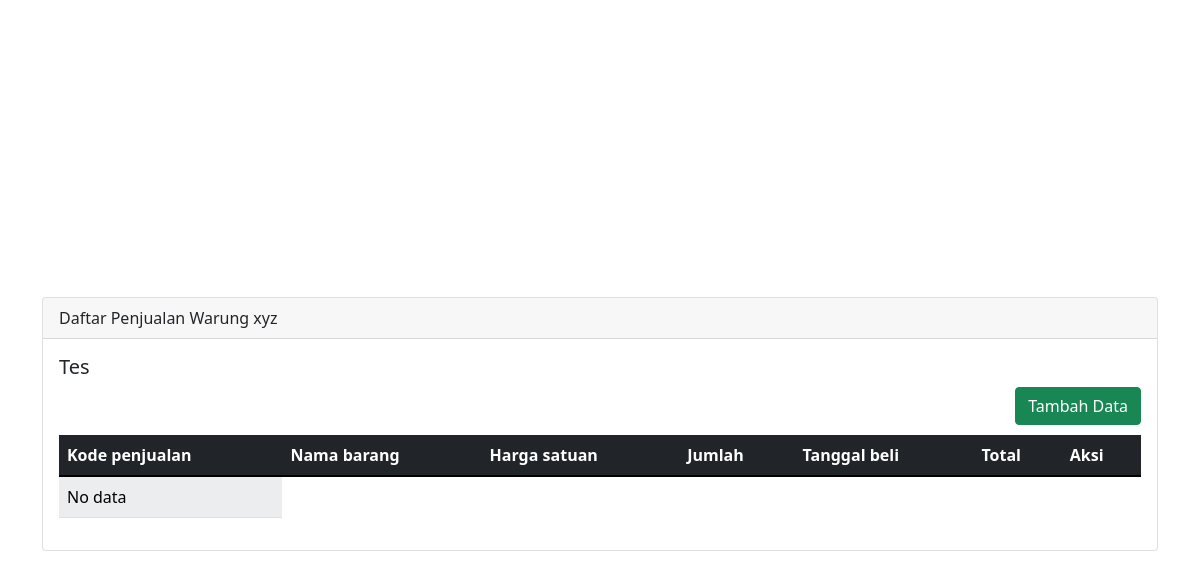
Before: / with the older database file.
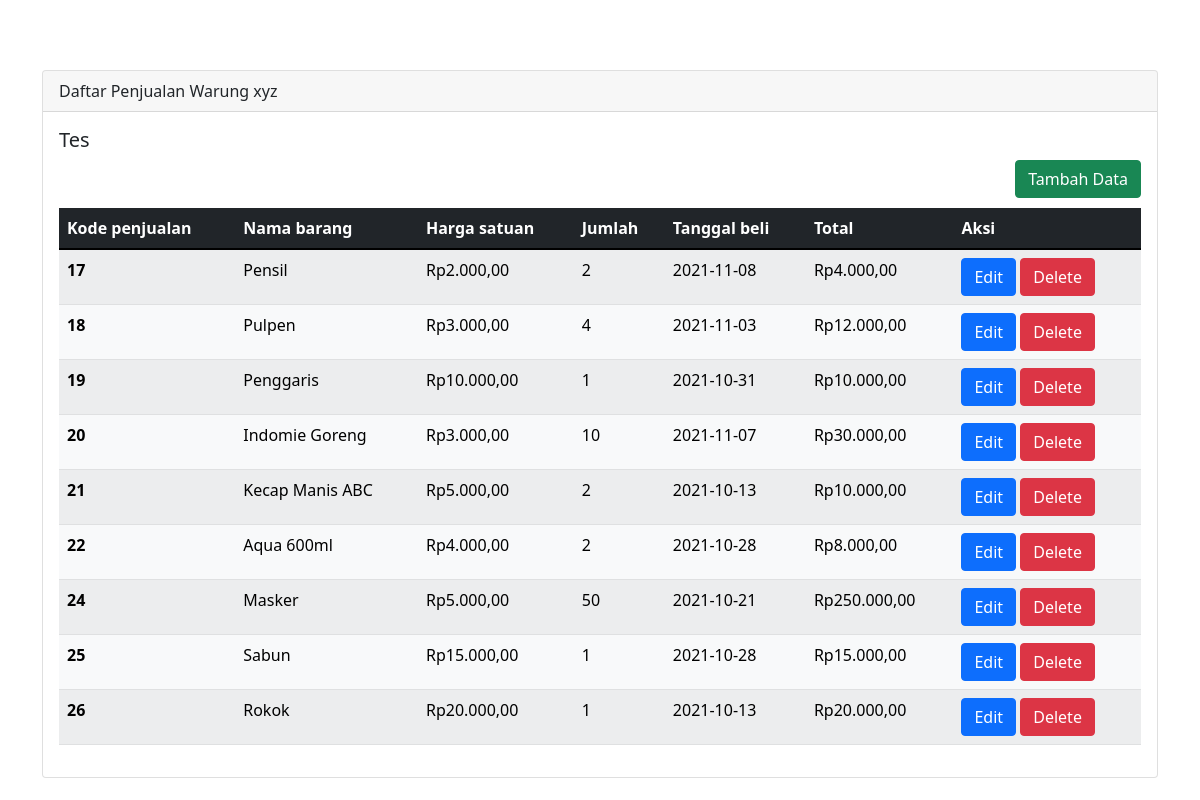
After: the same page with the newer database file.
### tables this page shows
CREATE TABLE `penjualan` (
  `id` int(11) NOT NULL AUTO_INCREMENT,
  `nama_barang` varchar(255) DEFAULT NULL,
  `harga_satuan` int(11) DEFAULT NULL,
  `jumlah` int(11) DEFAULT NULL,
  `tanggal_beli` date DEFAULT NULL,
  `total` int(11) DEFAULT NULL,
  PRIMARY KEY (`id`)
);

### classes/Penjualan.php (called while the page is built, shortened)
<?php
class Penjualan
{
    private $table = 'penjualan';
    public function readAll()
    {
        $sql = "SELECT * FROM $this->table";
        $stmt = (new DB)->prepared($sql);
        $stmt->execute();
        $result = $stmt->fetchAll();
        if ($stmt->rowCount() > 0) {
            return $result;
        }
    }
}

### classes/DB.php (called while the page is built, shortened)
<?php
class DB{
    public static $pdo;
    public static function connection(){
        if(!isset(self::$pdo)){
            try{
                self::$pdo = new PDO('mysql:host='.DB_HOST.'; dbname='.DB_NAME, DB_USER, DB_PASS);
            } catch(PDOException $e){
                echo "Connection Failed";
            }
        }
        return self::$pdo;
    }
    public function prepared($sql){
        return self::connection()->prepare($sql);
    }
}

### index.php (the view, shortened to what this page needs)
<!DOCTYPE html>
<html lang="en">
<head>
    <link href="https://cdn.jsdelivr.net/npm/bootstrap@5.1.3/dist/css/bootstrap.min.css" rel="stylesheet">
</head>
<?php $penjualan = new Penjualan(); ?>
<body>
    <div class="container mt-4 position-absolute top-50 start-50 translate-middle">
        <div class="card">
            <div class="card-header">
                Daftar Penjualan Warung xyz
            </div>
            <div class="card-body">
                <h5 class="card-title">Tes</h5>
                <div class="row">
                    <div class="d-grid gap-2 d-md-flex justify-content-md-end">
                        <button type="button" id="insert-data-btn" class="btn btn-success" data-bs-toggle="modal" data-bs-target="#InsertFormModal" style="margin-bottom:10px;">
                            Tambah Data
                        </button>
                    </div>
                </div>
                <table class="table table-light table-striped table-hover">
                    <thead>
                        <tr class="table-dark">
                            <th scope="col">Kode penjualan</th>
                            <th scope="col">Nama barang</th>
                            <th scope="col">Harga satuan</th>
                            <th scope="col">Jumlah</th>
                            <th scope="col">Tanggal beli</th>
                            <th scope="col">Total</th>
                            <th scope="col">Aksi</th>
                        </tr>
                    </thead>
                    <tbody>
                        <?php
                        if (is_array($penjualan->readAll()) || is_object($penjualan->readAll())) {
                            foreach ($penjualan->readAll() as $value) {
                        ?>
                                <tr>
                                    <th scope="row"><?php echo $value['id']  ?></th>
                                    <td><?php echo $value['nama_barang']  ?></td>
                                    <td><?php echo "Rp" . number_format($value['harga_satuan'], 2, ',', '.');  ?></td>
                                    <td><?php echo number_format($value['jumlah'], 0, ',', '.');  ?></td>
                                    <td><?php echo $value['tanggal_beli'];  ?></td>
                                    <td><?php echo "Rp" . number_format($value['total'], 2, ',', '.');  ?></td>
                                    <td class="text-right">
                                        <button class="btn btn-primary" data-bs-toggle="modal" data-bs-target="#UpdateFormModal" onclick="<?php echo "fillUpdateForm(" . $value['id'] . ")" ?>">Edit</button>
                                        <a class="btn btn-danger" href="<?php echo $_SERVER['PHP_SELF'] ?>?action=delete&id=<?php echo $value['id']; ?>">Delete</a>
                                    </td>
                                </tr>
                            <?php
                            }
                        } else {
                            ?>
                            <tr>
                                <td>No data</td>
                            </tr>
                        <?php
                        }
                        ?>
                    </tbody>
                </table>
            </div>
        </div>
    </div>
</body>
</html>

Changed rows visible on the page:
added penjualan: id "17", nama_barang "Pensil", harga_satuan "2.000,00", jumlah "2", tanggal_beli "2021-11-08", total "4.000,00"
added penjualan: id "18", nama_barang "Pulpen", harga_satuan "3.000,00", jumlah "4", tanggal_beli "2021-11-03", total "12.000,00"
added penjualan: id "19", nama_barang "Penggaris", harga_satuan "10.000,00", jumlah "1", tanggal_beli "2021-10-31", total "10.000,00"
added penjualan: id "20", nama_barang "Indomie Goreng", harga_satuan "3.000,00", jumlah "10", tanggal_beli "2021-11-07", total "30.000,00"
added penjualan: id "21", nama_barang "Kecap Manis ABC", harga_satuan "5.000,00", jumlah "2", tanggal_beli "2021-10-13", total "10.000,00"
added penjualan: id "22", nama_barang "Aqua 600ml", harga_satuan "4.000,00", jumlah "2", tanggal_beli "2021-10-28", total "8.000,00"
added penjualan: id "24", nama_barang "Masker", harga_satuan "5.000,00", jumlah "50", tanggal_beli "2021-10-21", total "250.000,00"
added penjualan: id "25", nama_barang "Sabun", harga_satuan "15.000,00", jumlah "1", tanggal_beli "2021-10-28", total "15.000,00"
added penjualan: id "26", nama_barang "Rokok", harga_satuan "20.000,00", jumlah "1", tanggal_beli "2021-10-13", total "20.000,00"
Other visible differences:
text no longer shown: "No data"
